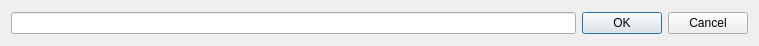
<?xml version="1.0" encoding="UTF-8"?>
<ui version="4.0">
 <class>ImportWindow</class>
 <widget class="QWidget" name="ImportWindow">
  <property name="geometry">
   <rect>
    <x>0</x>
    <y>0</y>
    <width>759</width>
    <height>46</height>
   </rect>
  </property>
  <property name="windowTitle">
   <string>Import document</string>
  </property>
  <layout class="QHBoxLayout" name="horizontalLayout_2">
   <item>
    <widget class="QLineEdit" name="source_string"/>
   </item>
   <item>
    <widget class="QDialogButtonBox" name="buttonBox">
     <property name="sizePolicy">
      <sizepolicy hsizetype="Fixed" vsizetype="Fixed">
       <horstretch>0</horstretch>
       <verstretch>0</verstretch>
      </sizepolicy>
     </property>
     <property name="standardButtons">
      <set>QDialogButtonBox::Cancel|QDialogButtonBox::Ok</set>
     </property>
    </widget>
   </item>
  </layout>
 </widget>
 <resources/>
 <connections/>
</ui>
